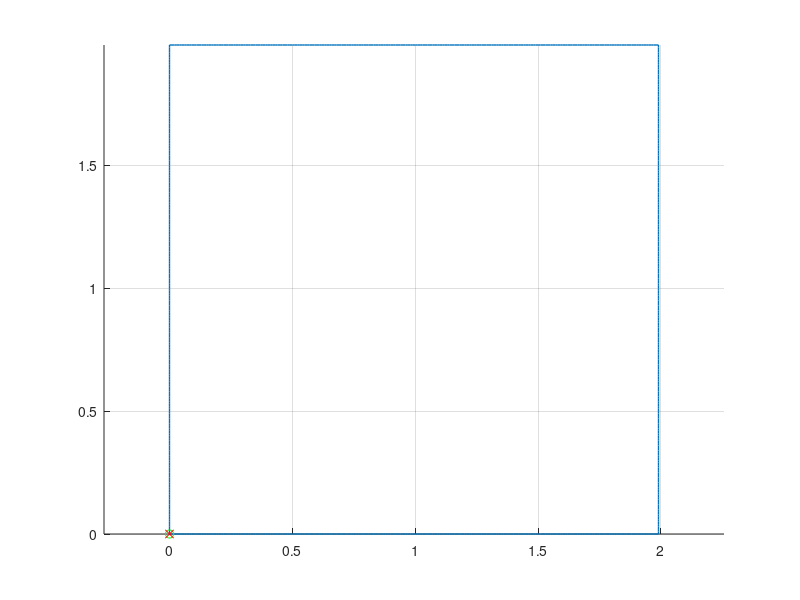

Write the MATLAB code that produced this figure. (Note: this script raises an error after producing the figure.)
%% Square trajectory - Non Smooth
step_size = 0.01; 
s = 0:step_size:2-step_size; % to modify
s = transpose(s);
x1 = s;
y1 = zeros(length(s),1);
x2 = zeros(length(s),1) + x1(end);
y2 = s;
x3 = x2(end) - s;
y3 = ones(length(y2),1) .* y2(end);
x4 = ones(length(x3),1) .* x3(end);
y4 = y3(end) - s;
x = [x1; x2; x3; x4];
y = [y1; y2; y3; y4];

figure
hold all
plot(x,y,'LineWidth',1)
plot(x(1), y(1), 'go');
plot(x(end), y(end), 'rx');
hold off
grid on
axis equal

s = 0:step_size:8-step_size; % to modify
s = transpose(s);

% Trajectory generation
filenamePlot = '../figure/Square_Non_Smooth_Before_After_Timing_Law.pdf';
[t,x_dot,y_dot,x_dot_dot,y_dot_dot,theta,v_d,w_d] = trajectory_generation(unicycle,s,x,y,filenamePlot);

% Data for Simulink
[x_sim,y_sim,x_dot_sim,y_dot_sim,x_dot_dot_sim,y_dot_dot_sim,theta_sim] = data_simulink(t,x,y,x_dot,y_dot,x_dot_dot,y_dot_dot,theta);
